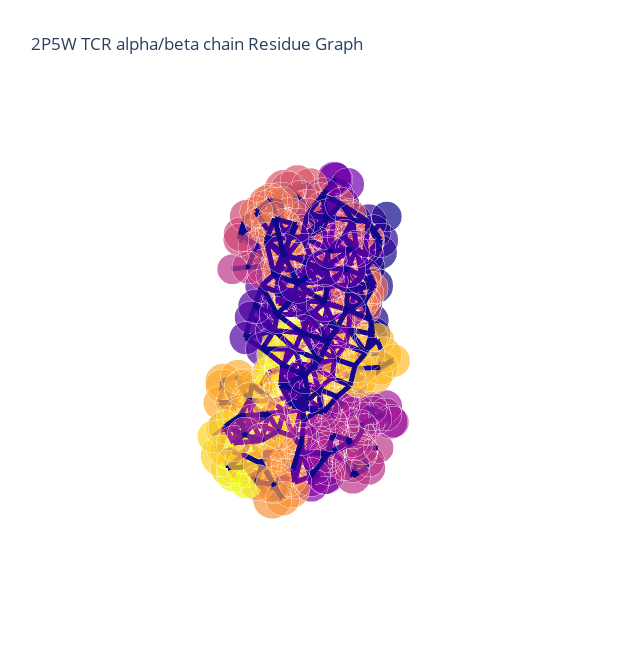
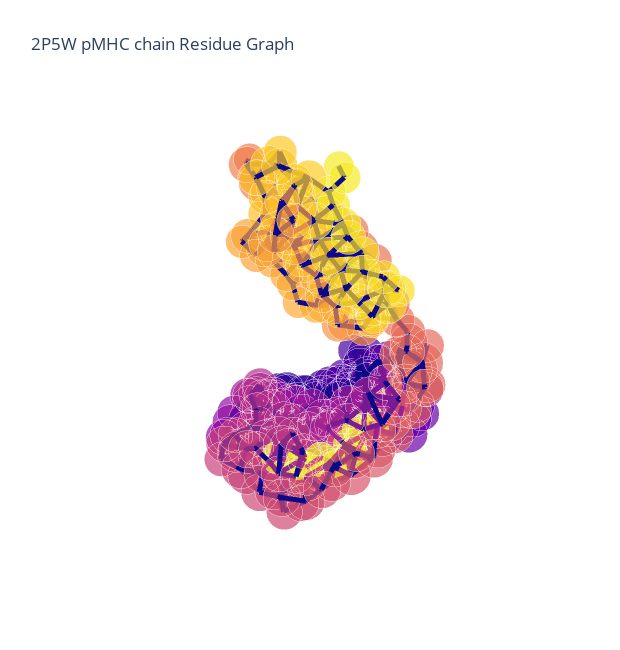

Source (notebook cell) for these figures, in order:
### Code cell
p1.show()
p2.show()

### Figure 1 — Plotly figure (JSON) as saved in the notebook; plotly's stock layout.template omitted (floating-point values rounded to 4 significant figures; data arrays with more than 128 entries replaced by an {"elided": "..."} marker saying what was removed)
{"data": [{"hoverinfo": "text+x+y+z", "marker": {"color": {"elided": "434x4 float values"}, "opacity": 0.7, "size": {"elided": "434 int values"}, "symbol": "circle"}, "mode": "markers", "text": {"elided": "434 str values"}, "type": "scatter3d", "x": {"elided": "434 float values"}, "y": {"elided": "434 float values"}, "z": {"elided": "434 float values"}}, {"hoverinfo": "text", "line": {"color": {"elided": "3186x4 float values"}, "width": 10}, "mode": "lines", "text": {"elided": "3186 str values"}, "type": "scatter3d", "x": {"elided": "3186 float values"}, "y": {"elided": "3186 float values"}, "z": {"elided": "3186 float values"}}], "layout": {"height": 650, "margin": {"t": 100}, "scene": {"xaxis": {"showbackground": false, "showgrid": false, "showline": false, "showticklabels": false, "title": {"text": ""}, "zeroline": false}, "yaxis": {"showbackground": false, "showgrid": false, "showline": false, "showticklabels": false, "title": {"text": ""}, "zeroline": false}, "zaxis": {"showbackground": false, "showgrid": false, "showline": false, "showticklabels": false, "title": {"text": ""}, "zeroline": false}}, "showlegend": false, "title": {"text": "2P5W TCR alpha/beta chain Residue Graph"}, "width": 620}}

### Figure 2 — Plotly figure (JSON) as saved in the notebook; plotly's stock layout.template omitted (floating-point values rounded to 4 significant figures; data arrays with more than 128 entries replaced by an {"elided": "..."} marker saying what was removed)
{"data": [{"hoverinfo": "text+x+y+z", "marker": {"color": {"elided": "285x4 float values"}, "opacity": 0.7, "size": {"elided": "285 int values"}, "symbol": "circle"}, "mode": "markers", "text": {"elided": "285 str values"}, "type": "scatter3d", "x": {"elided": "285 float values"}, "y": {"elided": "285 float values"}, "z": {"elided": "285 float values"}}, {"hoverinfo": "text", "line": {"color": {"elided": "2196x4 float values"}, "width": 10}, "mode": "lines", "text": {"elided": "2196 str values"}, "type": "scatter3d", "x": {"elided": "2196 float values"}, "y": {"elided": "2196 float values"}, "z": {"elided": "2196 float values"}}], "layout": {"height": 650, "margin": {"t": 100}, "scene": {"xaxis": {"showbackground": false, "showgrid": false, "showline": false, "showticklabels": false, "title": {"text": ""}, "zeroline": false}, "yaxis": {"showbackground": false, "showgrid": false, "showline": false, "showticklabels": false, "title": {"text": ""}, "zeroline": false}, "zaxis": {"showbackground": false, "showgrid": false, "showline": false, "showticklabels": false, "title": {"text": ""}, "zeroline": false}}, "showlegend": false, "title": {"text": "2P5W pMHC chain Residue Graph"}, "width": 620}}
